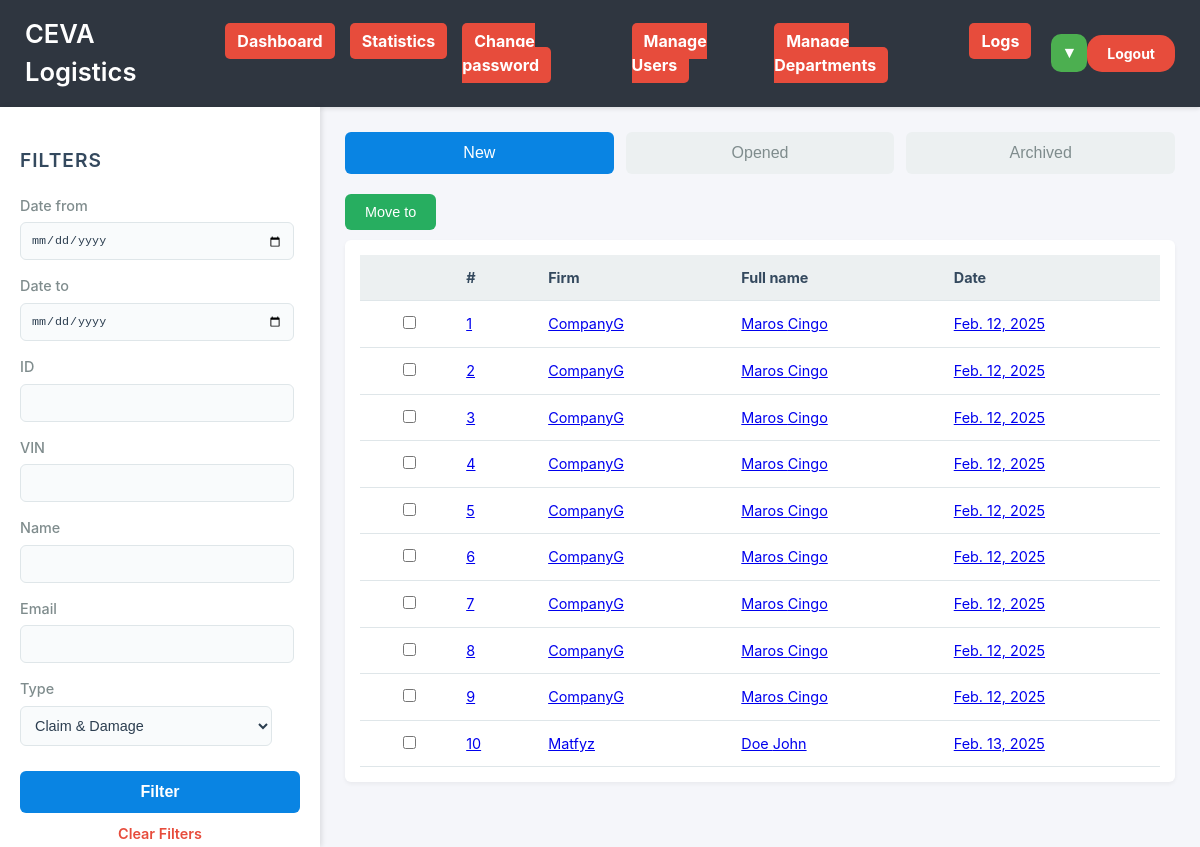
/agent_dashboard/ (signed in), run on an earlier commit of the app's database.
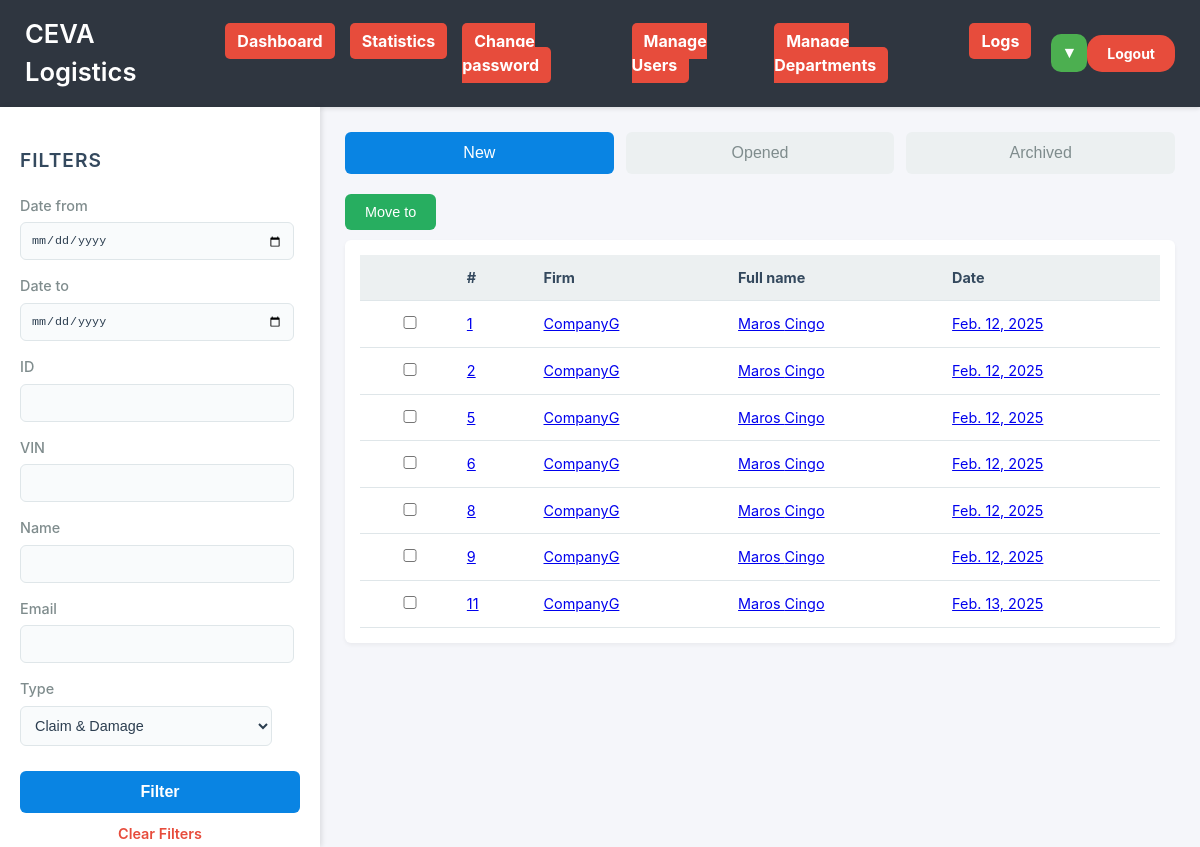
And on a later commit of the database.
### main/models.py (models this page shows, shortened)
class ClaimModel(models.Model):
    date_of_arrival = models.DateField(auto_now_add=True)
    firm_name = models.CharField(max_length=30)
    second_name = models.CharField(max_length=30)
    first_name = models.CharField(max_length=30)
    email = models.EmailField()
    record_number = models.CharField(max_length=30)
    registration_number = models.CharField(max_length=30)
    date = models.DateField(null=True, blank=True, default=datetime.date.today)
    country_of_arrival = models.CharField(max_length=30)
    place_of_arrival = models.CharField(max_length=30)
    city_of_arrival = models.CharField(max_length=30)
    VIN_number = models.CharField(max_length=30)
    nature_of_damage_1 = models.CharField(max_length=30, choices=NATURE_OF_DAMAGE, default='XX')
    place_of_damage_1 = models.CharField(max_length=30, choices=PLACE_OF_DAMAGE, default='00')
    nature_of_damage_2 = models.CharField(max_length=30, choices=NATURE_OF_DAMAGE, default='XX')
    place_of_damage_2 = models.CharField(max_length=30, choices=PLACE_OF_DAMAGE, default='00')
    nature_of_damage_3 = models.CharField(max_length=30, choices=NATURE_OF_DAMAGE, default='XX')
    place_of_damage_3 = models.CharField(max_length=30, choices=PLACE_OF_DAMAGE, default='00')
    message = models.TextField()
    waybill = models.FileField(upload_to='temp/')
    damage_report = models.FileField(upload_to='temp/')
    photo_car = models.FileField(upload_to='temp/')
    photo_VIN = models.FileField(upload_to='temp/')
    photo_area = models.FileField(upload_to='temp/')
    status = models.CharField(max_length=20, choices=STATUS_CHOICES, default='new')

class Department(models.Model):
    name = models.CharField(max_length=100)
    email = models.EmailField(default=None, null=True)
    reclamationType = models.CharField(max_length=3, choices=REPORT_TYPES, default='OT', blank=False)

### main/views.py (the view)
# urls.py: path("agent_dashboard/", views.agent_dashboard, name="agent_dashboard"),
@login_required
def agent_dashboard(request):
    set_language(request)
    input_status = request.GET.get('status', 'new')
    input_date_from = request.GET.get('date_from', '')
    input_date_to = request.GET.get('date_to', '')
    input_id = request.GET.get('id', '')
    input_vin = request.GET.get('vin', '')
    input_name = request.GET.get('first_name', '')
    input_email = request.GET.get('email', '')
    input_type = request.GET.get('type', '')
    if (input_type == ''):
        if request.user.person.department != None:
            if request.user.person.department.reclamationType:
                input_type = request.user.person.department.reclamationType # normal agent
            else:
                input_type = "CL" #something went wrong
        else:
            input_type = "CL" #admin
    filters = {
        'status': request.GET.get('status', 'new'),
        'date_from': request.GET.get('date_from', ''),
        'date_to': request.GET.get('date_to', ''),
        'id': request.GET.get('id', ''),
        'vin': request.GET.get('vin', ''),
        'first_name': request.GET.get('first_name', ''),
        'email': request.GET.get('email', ''),
        'type': request.GET.get('type', 'CL'),
        'type' : input_type
    }
    context = {
        'report_types': REPORT_TYPES,
        'filters' : filters
    }
    entries = None
    match input_type:
        case 'CL':
            entries = ClaimModel.objects.all()
        case 'CM':
            entries = CommunicationModel.objects.all()
        case 'TR':
            entries = TransportModel.objects.all()
        case 'VP':
            entries = PreparationModel.objects.all()
        case 'OT':
            entries = OtherModel.objects.all()
    if input_id:
        entries = entries.filter(id__icontains=input_id)
    try:
        if input_vin:
            entries = entries.filter(VIN_number__icontains=input_vin)
    except:
        pass
    if input_date_from:
        entries = entries.filter(date__gte=input_date_from)
    if input_date_to:
        entries = entries.filter(date__lte=input_date_to)
    if input_email:
        entries = entries.filter(email__icontains=input_email)
    if input_name:
        entries = entries.filter(Q(firm_name__icontains=input_name) | Q(first_name__icontains=input_name) | Q(second_name__icontains=input_name))
    if input_status:
        entries = entries.filter(status=input_status)
    context['entries'] = entries
    return render(request, "agent_dashboard.html", context)

### main/views.py (called while the page is built)
def set_language(request):
    if "language" not in request.session:
        request.session["language"] = 'en'
    activate(request.session["language"])

### main/templates/agent_dashboard.html (shortened to what the changed rows need)
{% extends "base_agent.html" %}
{% load i18n %}
{% block content %}
    <div class="container">
        <div class="sidebar">
            <form method="get" class="filter-form">
                <div class="filter-item">
                    <label for="type">{% trans "Type" %}</label>
                    <select id="typeReport" name="type">
                        {% for code, label in report_types %}
                        <option value="{{ code }}" {% if filters.type == code %}selected{% endif %}>{{ label }}</option>
                        {% endfor %}
                    </select>
                </div>
            </form>
        </div>
        <div class="content">
            <div class="table-container">
                <table>
                    <thead>
                        <tr>
                            <th></th>
                            <th>#</th>
                            <th>{% trans "Firm" %}</th>
                            <th>{% trans "Full name" %}</th>
                            <th>{% trans "Date" %}</th>
                        </tr>
                    </thead>
                    <tbody>
                        {% for entry in entries %}
                            <tr>
                                <td><input type="checkbox" class="entry-checkbox" value="{{ entry.id }}"></td>
                                <td><a href="{% url 'entry_detail' entry.id filters.type%}">{{entry.id}}</a></td>
                                <td><a href="{% url 'entry_detail' entry.id filters.type%}">{{entry.firm_name}}</a></td>
                                <td><a href="{% url 'entry_detail' entry.id filters.type%}">{{entry.first_name}} {{entry.second_name}}</a></td>
                                <td><a href="{% url 'entry_detail' entry.id filters.type%}">{{entry.date}}</a></td>
                            </tr>
                        {% empty %}
                            <tr>
                                <td colspan="3">{% trans "No entries found matching the criteria." %}</td>
                            </tr>
                        {% endfor %}
                    </tbody>
                </table>
            </div>
        </div>
    </div>
{% endblock %}

What changed in the data, as far as the page shows it:
no longer on this page (row edited): ClaimModel: id "3", firm_name "CompanyG", first_name "Maros", second_name "Cingo", date "Feb. 12, 2025"
no longer on this page (row edited): ClaimModel: id "4", firm_name "CompanyG", first_name "Maros", second_name "Cingo", date "Feb. 12, 2025"
no longer on this page (row edited): ClaimModel: id "7", firm_name "CompanyG", first_name "Maros", second_name "Cingo", date "Feb. 12, 2025"
no longer on this page (row edited): ClaimModel: id "10", firm_name "Matfyz", first_name "Doe", second_name "John", date "Feb. 13, 2025"
added Department: type "Claim & Damage"
added ClaimModel: id "11", firm_name "CompanyG", first_name "Maros", second_name "Cingo", date "Feb. 13, 2025"
Also different on the page:
form field type: "Claim & Damage" → (not shown)
